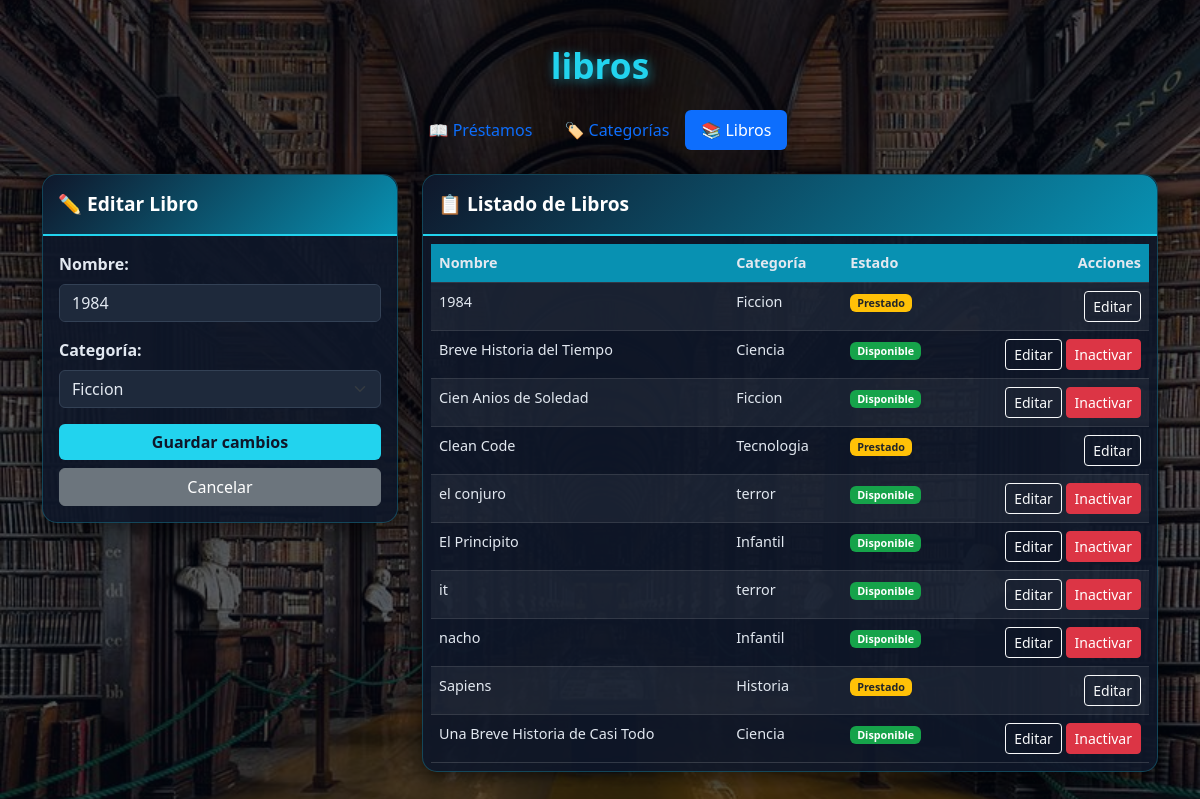
/modulo/libros.php?editar=6, run on the app's committed database.
### tables this page shows
CREATE TABLE `libros` (
  `id_libro` int(11) NOT NULL AUTO_INCREMENT,
  `nombre` varchar(150) NOT NULL,
  `id_categoria` int(11) NOT NULL,
  `estado` enum('disponible','prestado','inactivo') NOT NULL DEFAULT 'disponible',
  PRIMARY KEY (`id_libro`),
  KEY `id_categoria` (`id_categoria`),
  CONSTRAINT `libros_ibfk_1` FOREIGN KEY (`id_categoria`) REFERENCES `categorias` (`id_categoria`)
);

CREATE TABLE `categorias` (
  `id_categoria` int(11) NOT NULL AUTO_INCREMENT,
  `nombre_categoria` varchar(50) NOT NULL,
  `estado` enum('activo','inactivo') NOT NULL DEFAULT 'activo',
  PRIMARY KEY (`id_categoria`),
  UNIQUE KEY `nombre_categoria` (`nombre_categoria`)
);

### funciones.php (called while the page is built, shortened)
<?php
function obtenerLibrosTodos(PDO $pdo) {
    $sql = "SELECT libros.id_libro, libros.nombre, libros.estado, libros.id_categoria,
                   categorias.nombre_categoria
            FROM libros
            INNER JOIN categorias ON libros.id_categoria = categorias.id_categoria
            ORDER BY libros.nombre ASC";
    return $pdo->query($sql)->fetchAll();
}
function obtenerLibroPorId(PDO $pdo, int $id_libro) {
    $sql = "SELECT id_libro, nombre, id_categoria, estado FROM libros WHERE id_libro = ?";
    $stmt = $pdo->prepare($sql);
    $stmt->execute([$id_libro]);
    return $stmt->fetch();
}
function obtenerCategoriasActivas(PDO $pdo) {
    $sql = "SELECT id_categoria, nombre_categoria FROM categorias WHERE estado = 'activo' ORDER BY nombre_categoria ASC";
    return $pdo->query($sql)->fetchAll();
}

### modulo/libros.php (the view, shortened to what this page needs)
<?php
require_once __DIR__ . '/../BD/config.php';
require_once __DIR__ . '/../funciones.php';
$db  = new Database();
$pdo = $db->conectar();
$libro_editar = isset($_GET['editar']) ? obtenerLibroPorId($pdo, trim($_GET['editar'])) : null;
$libros = obtenerLibrosTodos($pdo);
$categorias_activas = obtenerCategoriasActivas($pdo);
?>
<!DOCTYPE html>
<html lang="es">
<head>
    <link href="../bootstrap/css/bootstrap.min.css" rel="stylesheet">
    <link href="../css/style.css" rel="stylesheet">
</head>
<body class="bg-light">
    <div class="overlay">
        <div class="container py-4">
            <h1 class="text-center mb-4 titulo-principal">libros</h1>
            <ul class="nav nav-pills justify-content-center mb-4">
                <li class="nav-item">
                    <a class="nav-link" href="../index.php">📖 Préstamos</a>
                </li>
                <li class="nav-item">
                    <a class="nav-link" href="categorias.php">🏷️ Categorías</a>
                </li>
                <li class="nav-item">
                    <a class="nav-link active" href="libros.php">📚 Libros</a>
                </li>
            </ul>
            <div class="row">
                <div class="col-lg-4 mb-4">
                    <div class="card card-biblioteca">
                        <div class="card-header-biblioteca">
                            <?php echo $libro_editar ? '✏️ Editar Libro' : '➕ Nuevo Libro'; ?>
                        </div>
                        <div class="card-body">
                            <form method="POST" action="libros.php">
                                <div class="mb-3">
                                    <label for="nombre_libro" class="form-label fw-bold">Nombre:</label>
                                    <input type="text" class="form-control" id="nombre_libro" name="nombre_libro"
                                        placeholder="Ej: El Quijote"
                                        value="<?php echo $libro_editar ? htmlspecialchars($libro_editar['nombre']) : ''; ?>" required>
                                </div>
                                <div class="mb-3">
                                    <label for="id_categoria_libro" class="form-label fw-bold">Categoría:</label>
                                    <select class="form-select" id="id_categoria_libro" name="id_categoria_libro" required>
                                        <?php foreach ($categorias_activas as $c): ?>
                                            <option value="<?php echo $c['id_categoria']; ?>"
                                                <?php echo ($libro_editar && $libro_editar['id_categoria'] == $c['id_categoria']) ? 'selected' : ''; ?>>
                                                <?php echo htmlspecialchars($c['nombre_categoria']); ?>
                                            </option>
                                        <?php endforeach; ?>
                                    </select>
                                </div>
                                <button type="submit" class="btn btn-biblioteca w-100">
                                    <?php echo $libro_editar ? 'Guardar cambios' : 'Crear libro'; ?>
                                </button>
                                <?php if ($libro_editar): ?>
                                    <a href="libros.php" class="btn btn-secondary w-100 mt-2">Cancelar</a>
                                <?php endif; ?>
                            </form>
                        </div>
                    </div>
                </div>
                <div class="col-lg-8 mb-4">
                    <div class="card card-biblioteca">
                        <div class="card-header-biblioteca">📋 Listado de Libros</div>
                        <div class="card-body p-2">
                            <table class="table table-striped table-hover mb-0 tabla-biblioteca">
                                <thead>
                                    <tr>
                                        <th>Nombre</th>
                                        <th>Categoría</th>
                                        <th>Estado</th>
                                        <th class="text-end">Acciones</th>
                                    </tr>
                                </thead>
                                <tbody>
                                    <?php if (count($libros) == 0): ?>
                                        <tr>
                                            <td colspan="4" class="text-center text-muted">No hay libros registrados</td>
                                        </tr>
                                        <?php else: foreach ($libros as $l): ?>
                                            <tr>
                                                <td><?php echo htmlspecialchars($l['nombre']); ?></td>
                                                <td><?php echo htmlspecialchars($l['nombre_categoria']); ?></td>
                                                <td>
                                                    <?php if ($l['estado'] == 'disponible'): ?>
                                                        <span class="badge badge-disponible">Disponible</span>
                                                    <?php elseif ($l['estado'] == 'prestado'): ?>
                                                        <span class="badge bg-warning text-dark">Prestado</span>
                                                    <?php else: ?>
                                                        <span class="badge badge-inactivo">Inactivo</span>
                                                    <?php endif; ?>
                                                </td>
                                                <td class="text-end">
                                                    <a href="libros.php?editar=<?php echo $l['id_libro']; ?>" class="btn btn-sm btn-outline-light">Editar</a>
                                                    <?php if ($l['estado'] != 'prestado'): ?>
                                                        <form method="POST" action="libros.php" class="d-inline">
                                                            <?php if ($l['estado'] == 'disponible'): ?>
                                                                <button type="submit" class="btn btn-sm btn-danger">Inactivar</button>
                                                            <?php else: ?>
                                                                <input type="hidden" name="nuevo_estado" value="disponible">
                                                                <button type="submit" class="btn btn-sm btn-success">Activar</button>
                                                            <?php endif; ?>
                                                        </form>
                                                    <?php endif; ?>
                                                </td>
                                            </tr>
                                    <?php endforeach;
                                    endif; ?>
                                </tbody>
                            </table>
                        </div>
                    </div>
                </div>
            </div>
        </div>
    </div>
</body>
</html>

### css/style.css (style rules this page uses)
body { background-image: url('../fondo.jpg'); background-size: cover; background-position: center; background-repeat: no-repeat; background-attachment: fixed; min-height: 100vh; font-family: 'Segoe UI', Tahoma, sans-serif; }
.overlay { background-color: rgba(3, 7, 18, 0.65); min-height: 100vh; padding: 20px 0; }
.titulo-principal { color: #22d3ee; text-shadow: 2px 2px 12px rgba(34, 211, 238, 0.6); font-weight: bold; font-size: 2.2rem; }
.card-biblioteca { background-color: rgba(15, 23, 42, 0.92); border-radius: 15px; box-shadow: 0 8px 25px rgba(0, 0, 0, 0.5); border: 1px solid rgba(34, 211, 238, 0.25); color: #e2e8f0; }
.card-header-biblioteca { background: linear-gradient(135deg, #0f172a, #0891b2); color: #ffffff; border-radius: 15px 15px 0 0; padding: 15px; font-weight: bold; font-size: 1.2rem; border-bottom: 2px solid #22d3ee; }
.card-biblioteca .form-label, .card-biblioteca p { color: #e2e8f0; }
.card-biblioteca .form-control, .card-biblioteca .form-select { background-color: #1e293b; color: #e2e8f0; border: 1px solid #334155; }
.btn-biblioteca { background-color: #22d3ee; border: none; color: #0f172a; font-weight: 700; }
.tabla-biblioteca { --bs-table-color: #e2e8f0; --bs-table-bg: transparent; --bs-table-striped-color: #e2e8f0; --bs-table-striped-bg: rgba(255, 255, 255, 0.05); --bs-table-hover-color: #ffffff; --bs-table-hover-bg: rgba(34, 211, 238, 0.15); --bs-table-border-color: rgba(255, 255, 255, 0.15); font-size: 0.9rem; }
.tabla-biblioteca thead { background-color: #0891b2; color: white; }
.badge-disponible { background-color: #16a34a; }
.card-biblioteca .form-control::placeholder { color: #e2e8f0; opacity: 1; }

### data on the page
libros: nombre_libro "1984", id_categoria_libro "Ficcion", nombre "1984", id_categoria.nombre_categoria "Ficcion", estado "Prestado"
libros: nombre "Breve Historia del Tiempo", id_categoria.nombre_categoria "Ciencia", estado "Disponible"
libros: nombre "Cien Anios de Soledad", id_categoria.nombre_categoria "Ficcion", estado "Disponible"
libros: nombre "Clean Code", id_categoria.nombre_categoria "Tecnologia", estado "Prestado"
libros: nombre "el conjuro", id_categoria.nombre_categoria "terror", estado "Disponible"
libros: nombre "El Principito", id_categoria.nombre_categoria "Infantil", estado "Disponible"
libros: nombre "it", id_categoria.nombre_categoria "terror", estado "Disponible"
libros: nombre "nacho", id_categoria.nombre_categoria "Infantil", estado "Disponible"
libros: nombre "Sapiens", id_categoria.nombre_categoria "Historia", estado "Prestado"
libros: nombre "Una Breve Historia de Casi Todo", id_categoria.nombre_categoria "Ciencia", estado "Disponible"
